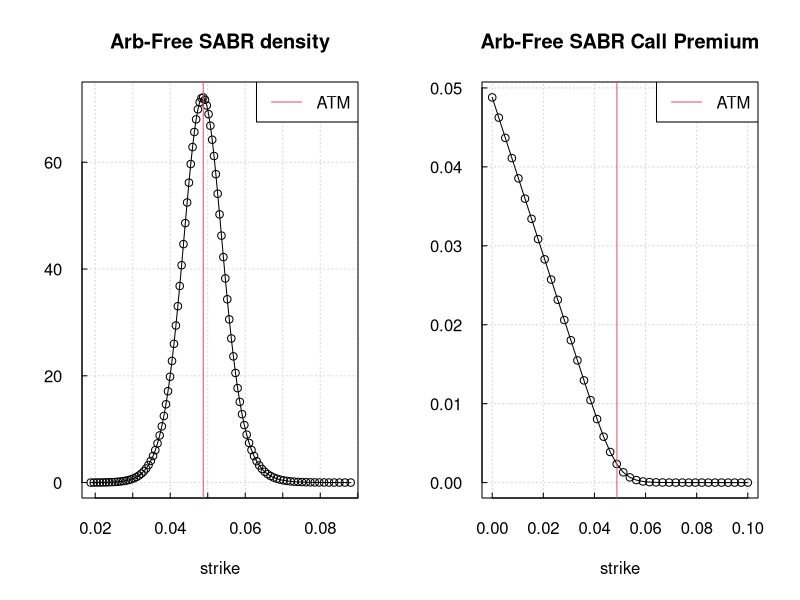

The R script that drew this image:
library(Cairo)

Y <- function(alpha, nu, rho, zm) alpha/nu*(sinh(nu*zm)+rho*(cosh(nu*zm)-1))
F <- function(forward, beta, ym) (forward^(1-beta)+(1-beta)*ym)^(1/(1-beta))
C <- function(alpha, beta, rho, nu, ym, Fm) sqrt(alpha^2+2*rho*alpha*nu*ym+nu^2*ym^2)*Fm^beta
G <- function(forward, beta, Fm, j0) {
  G <- (Fm^beta-forward^beta)/(Fm-forward)
  G[j0+1] <- beta/forward^(1-beta)
  return(G)
}

computeBoundaries <- function(alpha, beta, nu, rho, forward, T, nd) {
  zmin <- -nd*sqrt(T)
  zmax <- -zmin
  if (beta < 1) {
    ybar <- -forward^(1-beta)/(1-beta)
    zbar <- -1/nu*log((sqrt(1-rho^2+(rho+nu*ybar/alpha)^2)-rho-nu*ybar/alpha)/(1-rho))
    if (zbar > zmin) zmin <- zbar
  }
  list(zmin = zmin, zmax = zmax)
}

makeForward <- function(alpha, beta, nu, rho, forward, z) F(forward, beta, Y(alpha, nu, rho, z))
yOfStrike <- function(strike, forward, beta) (strike^(1-beta)-forward^(1-beta))/(1-beta)

solveStep <- function(Fm, Cm, Em, dt, h, P, PL, PR) {
  frac <- dt/(2*h)
  M <- length(P)
  A <- numeric(M-1)
  B <- numeric(M)
  C <- numeric(M-1)
  B[2:(M-1)] <- 1+frac*(Cm[2:(M-1)]*Em[2:(M-1)]*(1/(Fm[3:M]-Fm[2:(M-1)])+1/(Fm[2:(M-1)]-Fm[1:(M-2)])))
  C[2:(M-1)] <- -frac*Cm[3:M]*Em[3:M]/(Fm[3:M]-Fm[2:(M-1)])
  A[1:(M-2)] <- -frac*Cm[1:(M-2)]*Em[1:(M-2)]/(Fm[2:(M-1)]-Fm[1:(M-2)])
  B[1] <- Cm[1]/(Fm[2]-Fm[1])*Em[1]
  C[1] <- Cm[2]/(Fm[2]-Fm[1])*Em[2]
  B[M] <- Cm[M]/(Fm[M]-Fm[M-1])*Em[M]
  A[M-1] <- Cm[M-1]/(Fm[M]-Fm[M-1])*Em[M-1]
  tri <- diag(B)+rbind(rep(0, M), diag(A, M-1, M))+cbind(rep(0, M), diag(C, M, M-1))
  P[1] <- P[M] <- 0
  P <- solve(tri, P)
  PL <- PL+dt*Cm[2]/(Fm[2]-Fm[1])*Em[2]*P[2]
  PR <- PR+dt*Cm[M-1]/(Fm[M]-Fm[M-1])*Em[M-1]*P[M-1]
  list(P = P, PL = PL, PR = PR)
}

priceCallTransformedSABRDensity <- function(strike, alpha, beta, nu, rho, forward, T, P, PL, PR, zmin, zmax, h) {
  ystrike <- yOfStrike(strike, forward, beta)
  zstrike <- -1/nu*log((sqrt(1-rho^2+(rho+nu*ystrike/alpha)^2)-rho-nu*ystrike/alpha)/(1-rho))
  if (zstrike <= zmin)
    p <- forward-strike
  else {
    if (zstrike >= zmax)
      p <- 0
    else {
      Fmax <- makeForward(alpha, beta, nu, rho, forward, zmax)
      p <- (Fmax-strike)*PR
      k0 <- ceiling((zstrike-zmin)/h)
      ztilde <- zmin+k0*h
      ftilde <- makeForward(alpha, beta, nu, rho, forward, ztilde)
      term <- ftilde-strike
      if(term > 1e-5) {
        zm <- zmin+(k0-0.5)*h
        Fm <- makeForward(alpha, beta, nu, rho, forward, zm)
        dFdz <- (ftilde-Fm)/(ztilde-zm)
        p <- p+0.5*term*term*P[k0+1]/dFdz
      }
      k <- (k0+1):(length(P)-2)
      zm <- zmin+(k-0.5)*h
      Fm <- makeForward(alpha, beta, nu, rho, forward, zm)
      p <- p+sum((Fm-strike)*h*P[k+1])
    }
  }
  return(p)
}

makeTransformedSABRDensityLawsonSwayne <- function(alpha, beta, nu, rho, forward, T, N, timesteps, nd) {
  tmp <- computeBoundaries(alpha, beta, nu, rho, forward, T, nd)
  zmin <- tmp$zmin
  zmax <- tmp$zmax
  J <- N-2
  h0 <- (zmax-zmin)/J
  j0 <- as.integer((0-zmin)/h0)
  h <- (0-zmin)/(j0-0.5)
  z <- (0:(J+1))*h+zmin
  zmax <- z[J+1]
  zm <- z-0.5*h
  ym <- Y(alpha, nu, rho, zm)
  ymax <- Y(alpha, nu, rho, zmax)
  ymin <- Y(alpha, nu, rho, zmin)
  Fm <- F(forward, beta, ym)
  Fmax <- F(forward, beta, ymax)
  Fmin <- F(forward, beta, ymin)
  Fm[1] <- 2*Fmin-Fm[2]
  Fm[J+2] <- 2*Fmax-Fm[J+1]
  Cm <- C(alpha, beta, rho, nu, ym, Fm)
  Cm[1] <- Cm[2]
  Cm[J+2] <- Cm[J+1]
  Gammam <- G(forward, beta, Fm, j0)
  dt <- T/timesteps
  b <- 1-0.5*sqrt(2)
  dt1 <- dt*b
  dt2 <- dt*(1-2*b)
  Em <- rep(1, J+2)
  Emdt1 <- exp(rho*nu*alpha*Gammam*dt1)
  Emdt1[1] <- Emdt1[2]
  Emdt1[J+2] <- Emdt1[J+1]
  Emdt2 <- exp(rho*nu*alpha*Gammam*dt2)
  Emdt2[1] <- Emdt2[2]
  Emdt2[J+2] <- Emdt2[J+1]
  PL <- PR <- 0
  P <- rep(0, J+2)
  P[j0+1] <- 1/h
  for (t in 1:timesteps) {
    Em <- Em*Emdt1
    tmp <- solveStep(Fm, Cm, Em, dt1, h, P, PL, PR)
    P1 <- tmp$P
    PL1 <- tmp$PL
    PR1 <- tmp$PR
    Em <- Em*Emdt1
    tmp <- solveStep(Fm, Cm, Em, dt1, h, P1, PL1, PR1)
    P2 <- tmp$P
    PL2 <- tmp$PL
    PR2 <- tmp$PR
    P <- (sqrt(2)+1)*P2-sqrt(2)*P1
    PL <- (sqrt(2)+1)*PL2-sqrt(2)*PL1
    PR <- (sqrt(2)+1)*PR2-sqrt(2)*PR1
    Em <- Em*Emdt2
  }
  list(P = P, PL = PL, PR = PR, zm = zm, zmin = zmin, zmax = zmax, Cm = Cm, h = h, density = P/Cm)
}




alpha <- 0.026; beta <- 0.5; nu <- 0.4; rho <- -0.1; forward <- 0.0488
T <- 1
nd <- 4
N <- 100
timesteps <- 100*T
strikes <- seq(1e-7, 0.1, length.out = 40)
output <- makeTransformedSABRDensityLawsonSwayne(alpha, beta, nu, rho, forward, T, N, timesteps, nd)
premium <- sapply(strikes,
  function(x)
    priceCallTransformedSABRDensity(x, alpha, beta, nu, rho, forward, T, P = output$P, PL = output$PL, PR = output$PR,
                                    zmin = output$zmin, zmax = output$zmax, h = output$h))
Fm <- makeForward(alpha, beta, nu, rho, forward, output$zm)
Fmin <- makeForward(alpha, beta, nu, rho, forward, output$zmin)
Fmax <- makeForward(alpha, beta, nu, rho, forward, output$zmax)
output$P[Fm < forward][output$P[Fm < forward] < output$PL] <- output$PL
output$P[Fm > forward][output$P[Fm > forward] < output$PR] <- output$PR

CairoPDF("./arbitragefreesabr.pdf", width = 14, height = 7)
par(mfrow = 1:2)
plot(x = Fm, y = output$density, type = "o", xlim = c(Fmin, Fmax), xlab = "strike", ylab = "",
     panel.first = grid(), tcl = 0.25, las = 1, main = "Arb-Free SABR density")
abline(v = forward, col = 2)
legend("topright", "ATM", col = 2, lty = 1)

plot(x = strikes, y = premium, type = "o", xlab = "strike", ylab = "",
     panel.first = grid(), tcl = 0.25, las = 1, main = "Arb-Free SABR Call Premium")
abline(v = forward, col = 2)
legend("topright", "ATM", col = 2, lty = 1)
dev.off()
